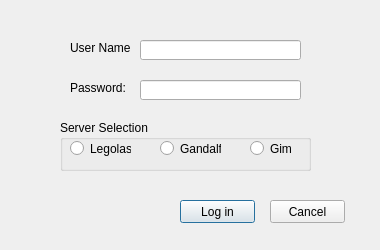
<?xml version="1.0" encoding="UTF-8"?>
<ui version="4.0">
 <class>Login</class>
 <widget class="QDialog" name="Login">
  <property name="geometry">
   <rect>
    <x>0</x>
    <y>0</y>
    <width>380</width>
    <height>250</height>
   </rect>
  </property>
  <property name="windowTitle">
   <string>Dialog</string>
  </property>
  <widget class="QLabel" name="label">
   <property name="geometry">
    <rect>
     <x>70</x>
     <y>40</y>
     <width>61</width>
     <height>16</height>
    </rect>
   </property>
   <property name="text">
    <string>User Name:</string>
   </property>
  </widget>
  <widget class="QLabel" name="label_2">
   <property name="geometry">
    <rect>
     <x>70</x>
     <y>80</y>
     <width>61</width>
     <height>16</height>
    </rect>
   </property>
   <property name="text">
    <string>Password:</string>
   </property>
  </widget>
  <widget class="QLineEdit" name="lineEdit">
   <property name="geometry">
    <rect>
     <x>140</x>
     <y>40</y>
     <width>161</width>
     <height>20</height>
    </rect>
   </property>
  </widget>
  <widget class="QLineEdit" name="lineEdit_2">
   <property name="geometry">
    <rect>
     <x>140</x>
     <y>80</y>
     <width>161</width>
     <height>20</height>
    </rect>
   </property>
  </widget>
  <widget class="QGroupBox" name="groupBox">
   <property name="geometry">
    <rect>
     <x>60</x>
     <y>120</y>
     <width>251</width>
     <height>51</height>
    </rect>
   </property>
   <property name="title">
    <string>Server Selection</string>
   </property>
   <widget class="QRadioButton" name="radioButton">
    <property name="geometry">
     <rect>
      <x>10</x>
      <y>20</y>
      <width>61</width>
      <height>17</height>
     </rect>
    </property>
    <property name="text">
     <string>Legolas</string>
    </property>
   </widget>
   <widget class="QRadioButton" name="radioButton_2">
    <property name="geometry">
     <rect>
      <x>100</x>
      <y>20</y>
      <width>61</width>
      <height>17</height>
     </rect>
    </property>
    <property name="text">
     <string>Gandalf</string>
    </property>
   </widget>
   <widget class="QRadioButton" name="radioButton_3">
    <property name="geometry">
     <rect>
      <x>190</x>
      <y>20</y>
      <width>41</width>
      <height>17</height>
     </rect>
    </property>
    <property name="text">
     <string>Gimil</string>
    </property>
   </widget>
  </widget>
  <widget class="QPushButton" name="pushButton">
   <property name="geometry">
    <rect>
     <x>180</x>
     <y>200</y>
     <width>75</width>
     <height>23</height>
    </rect>
   </property>
   <property name="text">
    <string>Log in</string>
   </property>
  </widget>
  <widget class="QPushButton" name="pushButton_2">
   <property name="geometry">
    <rect>
     <x>270</x>
     <y>200</y>
     <width>75</width>
     <height>23</height>
    </rect>
   </property>
   <property name="text">
    <string>Cancel</string>
   </property>
  </widget>
 </widget>
 <resources/>
 <connections/>
</ui>
